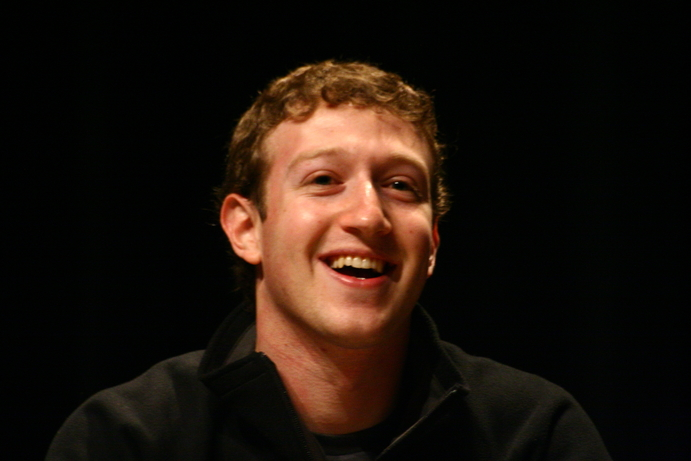
#> input picture day-2-more-operations/mark.jpg, 691 x 461 px
$ python drawShape.py
#> lines starting #> are read from the running program, lines starting #| are printed output that depends on the picture; after the words box and inside, x2 and y2 are one past the last pixel; in counts of white or black regions, pixels touching at a corner belong together
# Copyright 2017 BIG VISION LLC ALL RIGHTS RESERVED
#
# This code is made available to the students of
# the online course titled "OpenCV for Beginners"
# by Satya Mallick for personal non-commercial use.
#
# Sharing this code is strictly prohibited without written
# permission from Big Vision LLC.
#
# For licensing and other inquiries, please email
# spmallick@bigvisionllc.com
#

import cv2
import numpy as np

image = cv2.imread('mark.jpg')
#> image is the input picture: shape (461, 691, 3); mean B, G, R 12.5, 19.9, 30.9

# Draw a line
imageLine = image.copy()
cv2.line(imageLine, (322, 179), (400, 183), (0, 255, 0), thickness=2, lineType=cv2.LINE_AA)
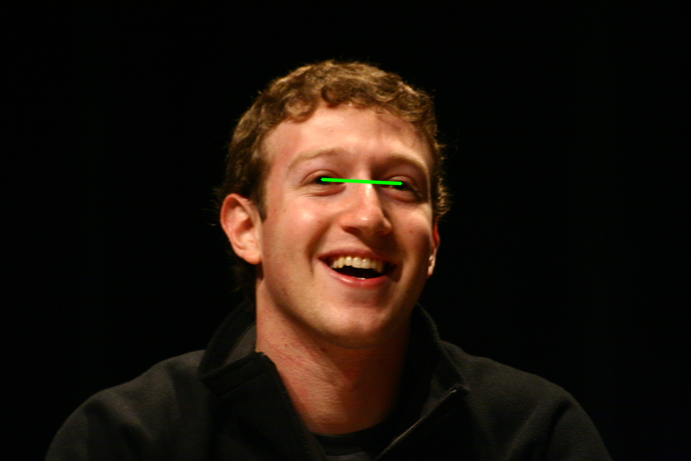
#> imageLine: shape (461, 691, 3); 0.13% of pixels changed, all inside (x1, y1, x2, y2) = (320, 177, 403, 186)
cv2.imshow("imageLine", imageLine)
cv2.imwrite("imageLine.jpg", imageLine)

# Draw a circle
imageCircle = image.copy()
cv2.circle(imageCircle, (350, 200), 150, (0, 255, 0), thickness=2, lineType=cv2.LINE_AA)
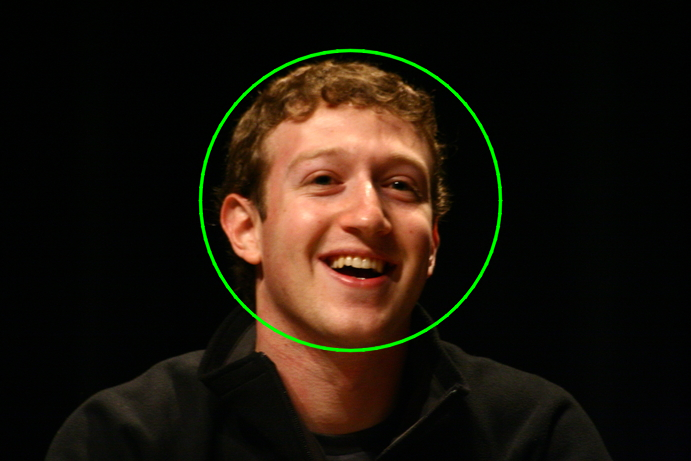
#> imageCircle: shape (461, 691, 3); 1.42% of pixels changed, all inside (x1, y1, x2, y2) = (198, 48, 503, 353)
cv2.imshow("imageCircle", imageCircle)
cv2.imwrite("imageCircle.jpg", imageCircle)

# Draw an ellipse
# IMP Note: Ellipse Centers and Axis lengths must be integers
imageEllipse = image.copy()
cv2.ellipse(imageEllipse, (360, 200), (100, 170), 45, 0, 360, (255, 0, 0), thickness=2, lineType=cv2.LINE_AA)
cv2.ellipse(imageEllipse, (360, 200), (100, 170), 135, 0, 360, (0, 0, 255), thickness=2, lineType=cv2.LINE_AA)
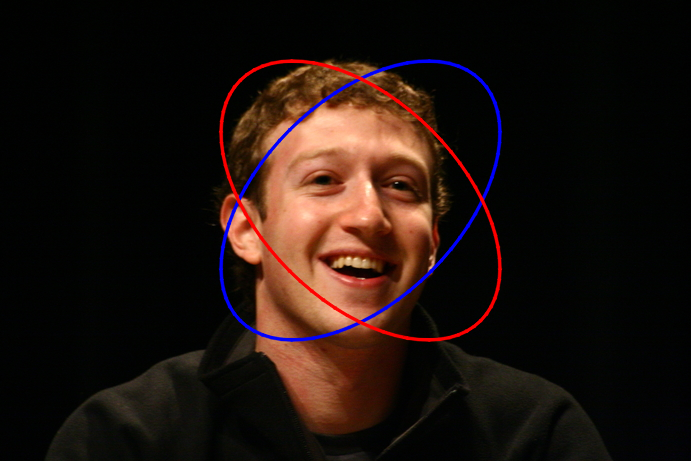
#> imageEllipse: shape (461, 691, 3); mean B, G, R 14.4, 19.1, 32
cv2.imshow("ellipse", imageEllipse)
cv2.imwrite("imageEllipse.jpg", imageEllipse)

# Draw a rectangle (thickness is a positive integer)
imageRectangle = image.copy()
cv2.rectangle(imageRectangle, (208, 55), (450, 355), (0, 255, 0), thickness=2, lineType=cv2.LINE_8)
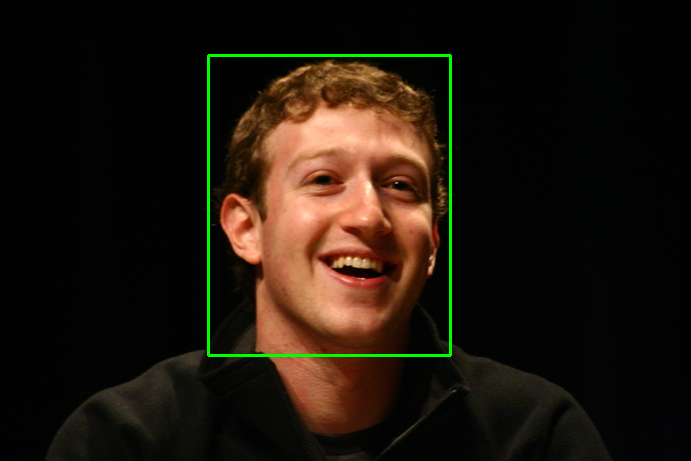
#> imageRectangle: shape (461, 691, 3); 1.02% of pixels changed, all inside (x1, y1, x2, y2) = (207, 54, 452, 357)
cv2.imshow("rectangle", imageRectangle)
cv2.imwrite("imageRectangle.jpg", imageRectangle)

# Put text into image
imageText = image.copy()
cv2.putText(imageText, "Mark Zuckerberg", (205, 50), cv2.FONT_HERSHEY_SIMPLEX, 1, (0, 255, 0), 2)
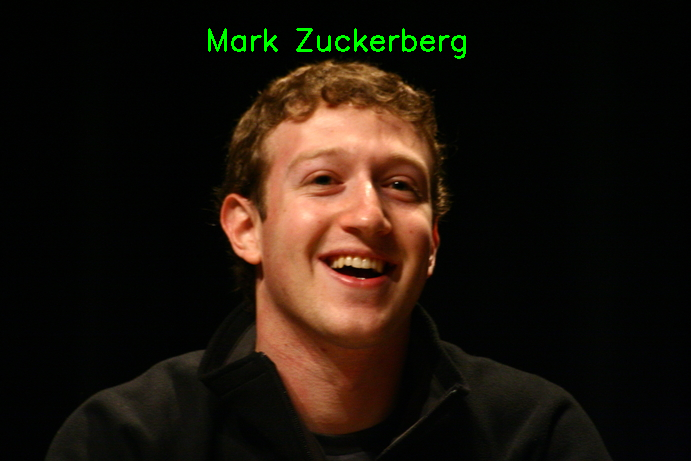
#> imageText: shape (461, 691, 3); 0.6% of pixels changed, all inside (x1, y1, x2, y2) = (208, 28, 466, 59)
cv2.imshow("text", imageText)
cv2.imwrite("imageText.jpg", imageText)

cv2.waitKey(0)
cv2.destroyAllWindows()
